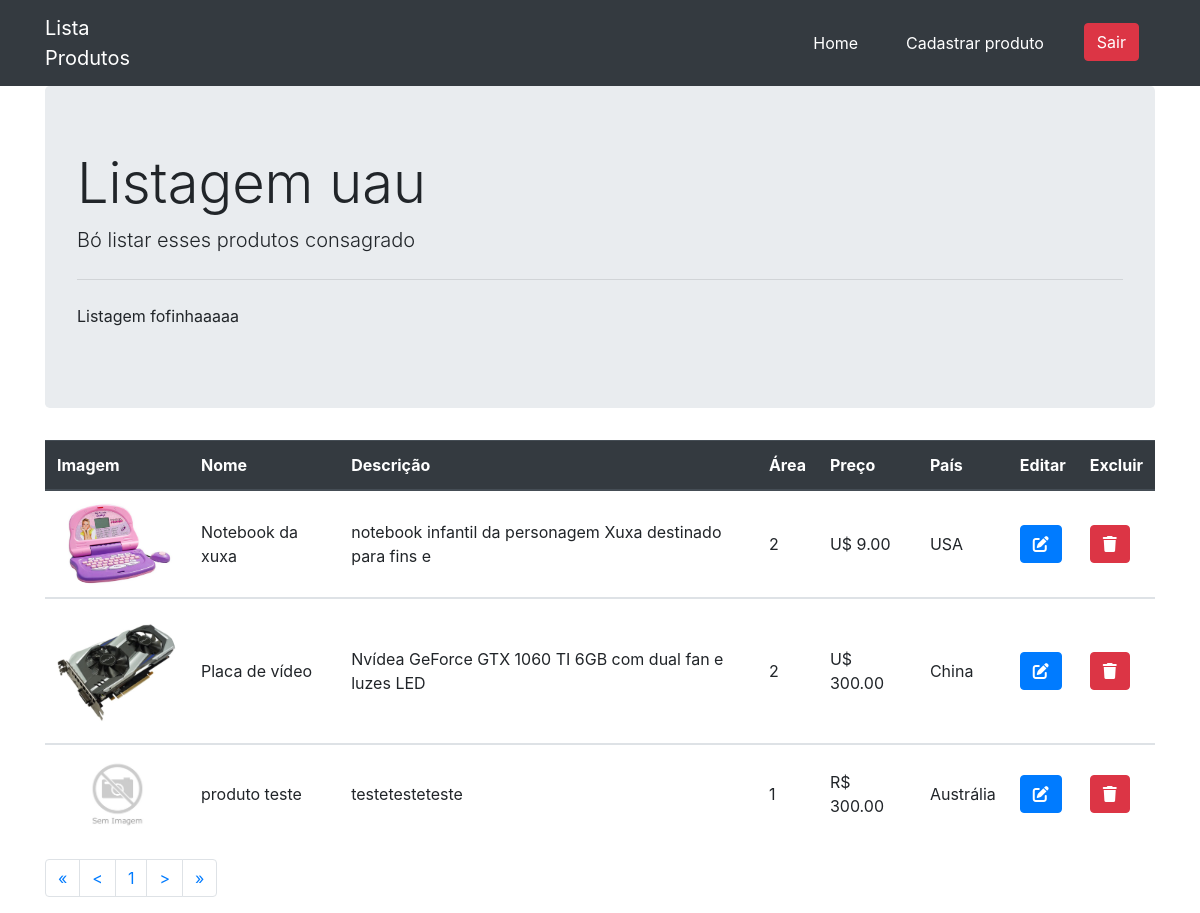
The app's page /listagem/lista.php (signed in) with its own data.
### tables this page shows
CREATE TABLE `produto` (
  `id_produto` int(11) NOT NULL,
  `nome` varchar(30) NOT NULL,
  `descricao` varchar(60) NOT NULL,
  `id_area` int(11) NOT NULL,
  `preco_uni` float(8,2) NOT NULL,
  `moeda` varchar(3) NOT NULL,
  `pais_origem` varchar(30) NOT NULL,
  `imagem` varchar(30) DEFAULT 'sem_imagem.jpg'
);

### listagem/lista.php (the view, shortened to what this page needs)
<?php
$conexao = new Conexao();
$bd = $conexao->conectar();
$pag = isset($_GET['pag']) ? $_GET['pag'] : 1;
$query = "SELECT * FROM produto";
$stmt = $bd->prepare($query);
$stmt->execute();
$lista = $stmt->fetchAll(PDO::FETCH_OBJ);
$total = count($lista);
$numPags = ceil($total / 10);
$inicio = (10 * $pag) - 10;
$nextPag = $pag == $numPags ? $pag : $pag + 1;
$prevPag = $pag == 1 ? $pag : $pag - 1;
$query = "SELECT * FROM produto LIMIT $inicio, 10";
$stmt = $bd->prepare($query);
$stmt->execute();
$lista = $stmt->fetchAll(PDO::FETCH_OBJ);
?>
<!DOCTYPE html>
<html lang="pt-br">
<head>
    <link rel="stylesheet" href="https://stackpath.bootstrapcdn.com/bootstrap/4.5.2/css/bootstrap.min.css">
</head>
<body>
    <nav class="navbar navbar-expand-md navbar-dark bg-dark">
        <header class="container">
            <a class="navbar-brand" href="#">Lista <br> Produtos</a>
            <div class="collapse navbar-collapse" id="navbarNav">
                <ul class="navbar-nav ml-auto">
                    <li class="nav-item active">
                        <a class="nav-link active mx-3" href="#">Home</a>
                    </li>
                    <li class="nav-item active">
                        <a class="nav-link active mx-3" href="../cadastro/cadastro.php">Cadastrar produto</a>
                    </li>
                    <li class="nav-item">
                        <a class="btn btn-danger mx-3" href="../login/doLogout.php"> Sair </a>
                    </li>
                </ul>
            </div>
        </header>
    </nav>
    <div class="container">
        <div class="jumbotron">
            <h1 class="display-4">Listagem uau</h1>
            <p class="lead">Bó listar esses produtos consagrado</p>
            <hr class="my-4">
            <p>Listagem fofinhaaaaa</p>
        </div>
        <table class="table table-stripped">
            <thead class="thead-dark">
                <tr>
                    <th>Imagem</th>
                    <th>Nome</th>
                    <th>Descrição</th>
                    <th>Área</th>
                    <th>Preço</th>
                    <th>País</th>
                    <th>Editar</th>
                    <th>Excluir</th>
                </tr>
            </thead>
            <?foreach($lista as $i => $p){ ?>
            <tbody>
                <tr>
                    <td> <img src="../cadastro/img_produtos/<?=$p->imagem?>" style="width: 120px; border-radius: 50px; cursor: pointer" onclick="visualizar('<?=$p->imagem?>')"> </td>
                    <td class="item"><?= $p->nome ?> </td>
                    <td class="item"><?= $p->descricao ?></td>
                    <td class="item"><?= $p->id_area ?></td>
                    <td class="item"><?= $p->moeda ?> <?= $p->preco_uni ?></td>
                    <td class="item"><?= $p->pais_origem ?></td>
                    <td class="item"> <button class="btn btn-primary" onclick="editar(<?=$p->id_produto?>, '<?=$p->nome?>', '<?=$p->descricao?>', <?=$p->id_area?>, '<?=$p->moeda?>', <?=$p->preco_uni?>, '<?=$p->pais_origem?>')"> <i class="fas fa-edit"></i> </button> </td>
                    <td class="item"> <button class="btn btn-danger" onclick="excluir(<?=$p->id_produto?>)"> <i class="fas fa-trash"></i> </button> </td>
                </tr>
            </tbody>
            <?}?>
        </table>
        <nav aria-label="Navegação de página exemplo">
            <ul class="pagination">
                <li class="page-item"><a class="page-link" href="lista.php?pag=1"> &laquo; </a></li>
                <li class="page-item"><a class="page-link" href="lista.php?pag=<?= $prevPag ?>">
                        < </a> </li> <li class="page-item"><a class="page-link"> <?= $pag ?> </a></li>
                <li class="page-item"><a class="page-link" href="lista.php?pag=<?= $nextPag ?>"> > </a></li>
                <li class="page-item"><a class="page-link" href="lista.php?pag=<?= $numPags ?>"> &raquo; </a></li>
            </ul>
        </nav>
    </div>
</body>
</html>

### listagem/lista.php (style rules this page uses)
.table tbody tr .item { vertical-align: middle; }

### records on screen
produto: imagem (picture), nome "Notebook da xuxa", descricao "notebook infantil da personagem Xuxa destinado para fins e", id_area "2", moeda "U$", preco_uni "9.00", pais_origem "USA"
produto: imagem (picture), nome "Placa de vídeo", descricao "Nvídea GeForce GTX 1060 TI 6GB com dual fan e luzes LED", id_area "2", moeda "U$", preco_uni "300.00", pais_origem "China"
produto: imagem (picture), nome "produto teste", descricao "testetesteteste", id_area "1", moeda "R$", preco_uni "300.00", pais_origem "Austrália"

### other values on screen
$pag "1"
